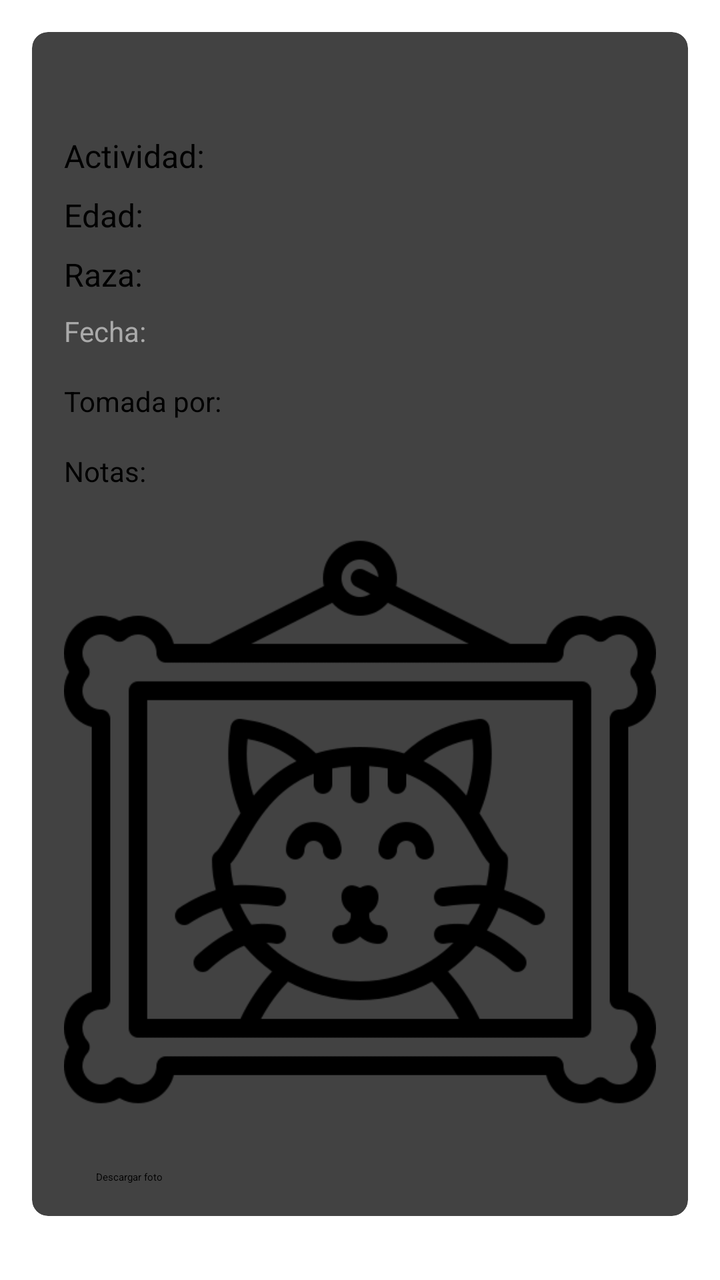
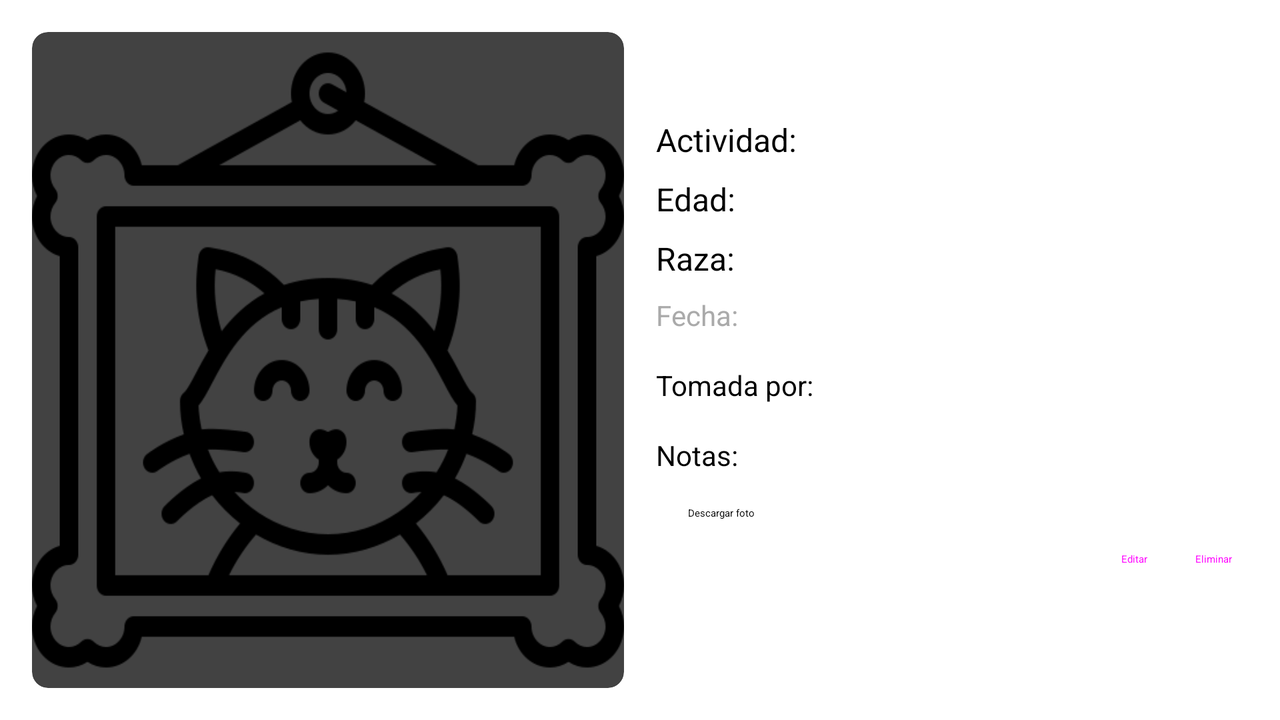

The same Android screen from two of the app's own layout files: first res/layout/ as a phone draws it, then the repository's variant for another configuration, drawn on a device whose configuration selects that folder. Both files follow.
<!-- AndroidManifest.xml: application theme Theme.Pawss -->
<!-- res/layout/dialog_post_details.xml -->
<?xml version="1.0" encoding="utf-8"?>
<LinearLayout xmlns:android="http://schemas.android.com/apk/res/android"
    xmlns:app="http://schemas.android.com/apk/res-auto"
    android:layout_width="match_parent"
    android:layout_height="wrap_content"
    android:orientation="vertical"
    android:padding="16dp">

    <androidx.cardview.widget.CardView
        android:layout_width="match_parent"
        android:layout_height="wrap_content"
        app:cardCornerRadius="8dp"
        app:cardElevation="4dp"
        android:layout_marginBottom="16dp">

        <LinearLayout
            android:layout_width="match_parent"
            android:layout_height="wrap_content"
            android:orientation="vertical"
            android:padding="16dp">

            <TextView
                android:id="@+id/tvPetName"
                android:layout_width="match_parent"
                android:layout_height="wrap_content"
                android:textSize="20sp"
                android:textStyle="bold"
                android:layout_marginBottom="8dp"/>

            <TextView
                android:id="@+id/tvPetType"
                android:layout_width="match_parent"
                android:layout_height="wrap_content"
                android:textSize="16sp"
                android:layout_marginBottom="8dp"
                android:text="Actividad: "/>

            <TextView
                android:id="@+id/tvPetAge"
                android:layout_width="match_parent"
                android:layout_height="wrap_content"
                android:textSize="16sp"
                android:layout_marginBottom="8dp"
                android:text="Edad: "/>

            <TextView
                android:id="@+id/tvPetBreed"
                android:layout_width="match_parent"
                android:layout_height="wrap_content"
                android:textSize="16sp"
                android:layout_marginBottom="8dp"
                android:text="Raza: "/>

            <TextView
                android:id="@+id/tvDate"
                android:layout_width="match_parent"
                android:layout_height="wrap_content"
                android:textSize="14sp"
                android:layout_marginBottom="16dp"
                android:textColor="@android:color/darker_gray"
                android:text="Fecha: "/>

            <TextView
                android:id="@+id/tvAuthor"
                android:layout_width="match_parent"
                android:layout_height="wrap_content"
                android:textSize="14sp"
                android:layout_marginBottom="16dp"
                android:text="Tomada por: "/>

            <TextView
                android:id="@+id/tvNotes"
                android:layout_width="match_parent"
                android:layout_height="wrap_content"
                android:textSize="14sp"
                android:layout_marginBottom="16dp"
                android:text="Notas: "/>

            <ImageView
                android:id="@+id/ivPetPhoto"
                android:layout_width="match_parent"
                android:layout_height="300dp"
                android:scaleType="centerCrop"
                android:layout_marginBottom="16dp"
                android:background="@drawable/photoframe"/>

            <Button
                android:id="@+id/btnDownload"
                android:layout_width="match_parent"
                android:layout_height="wrap_content"
                android:text="Descargar foto"
                android:layout_marginTop="8dp"
                style="@style/Widget.MaterialComponents.Button.OutlinedButton"/>

        </LinearLayout>
    </androidx.cardview.widget.CardView>

    <LinearLayout
        android:layout_width="match_parent"
        android:layout_height="wrap_content"
        android:orientation="horizontal"
        android:gravity="end">

        <Button
            android:id="@+id/btnEdit"
            android:layout_width="wrap_content"
            android:layout_height="wrap_content"
            android:text="Editar"
            android:layout_marginEnd="8dp"
            style="@style/Widget.MaterialComponents.Button.TextButton"/>

        <Button
            android:id="@+id/btnDelete"
            android:layout_width="wrap_content"
            android:layout_height="wrap_content"
            android:text="Eliminar"
            style="@style/Widget.MaterialComponents.Button.TextButton"/>
    </LinearLayout>
</LinearLayout>
<!-- resources referenced by this layout -->
<resources>
  <!-- drawable photoframe: png bitmap (drawable, 21356 bytes) -->
</resources>
<!-- res/layout-land/dialog_post_details.xml (the repository's variant of the layout above) -->
<!-- drawn on the phone turned sideways -->
<?xml version="1.0" encoding="utf-8"?>
<LinearLayout xmlns:android="http://schemas.android.com/apk/res/android"
    xmlns:app="http://schemas.android.com/apk/res-auto"
    android:layout_width="match_parent"
    android:layout_height="match_parent"
    android:orientation="horizontal"
    android:padding="16dp">

    <androidx.cardview.widget.CardView
        android:layout_width="0dp"
        android:layout_height="match_parent"
        android:layout_weight="1"
        app:cardCornerRadius="8dp"
        app:cardElevation="4dp"
        android:layout_marginEnd="16dp">

        <ImageView
            android:id="@+id/ivPetPhoto"
            android:layout_width="match_parent"
            android:layout_height="match_parent"
            android:scaleType="centerCrop"
            android:background="@drawable/photoframe"/>
    </androidx.cardview.widget.CardView>

    <ScrollView
        android:layout_width="0dp"
        android:layout_height="match_parent"
        android:layout_weight="1">

        <LinearLayout
            android:layout_width="match_parent"
            android:layout_height="wrap_content"
            android:orientation="vertical">

            <TextView
                android:id="@+id/tvPetName"
                android:layout_width="match_parent"
                android:layout_height="wrap_content"
                android:textSize="20sp"
                android:textStyle="bold"
                android:layout_marginBottom="16dp"/>

            <TextView
                android:id="@+id/tvPetType"
                android:layout_width="match_parent"
                android:layout_height="wrap_content"
                android:textSize="16sp"
                android:layout_marginBottom="8dp"
                android:text="Actividad: "/>

            <TextView
                android:id="@+id/tvPetAge"
                android:layout_width="match_parent"
                android:layout_height="wrap_content"
                android:textSize="16sp"
                android:layout_marginBottom="8dp"
                android:text="Edad: "/>

            <TextView
                android:id="@+id/tvPetBreed"
                android:layout_width="match_parent"
                android:layout_height="wrap_content"
                android:textSize="16sp"
                android:layout_marginBottom="8dp"
                android:text="Raza: "/>

            <TextView
                android:id="@+id/tvDate"
                android:layout_width="match_parent"
                android:layout_height="wrap_content"
                android:textSize="14sp"
                android:layout_marginBottom="16dp"
                android:textColor="@android:color/darker_gray"
                android:text="Fecha: "/>

            <TextView
                android:id="@+id/tvAuthor"
                android:layout_width="match_parent"
                android:layout_height="wrap_content"
                android:textSize="14sp"
                android:layout_marginBottom="16dp"
                android:text="Tomada por: "/>

            <TextView
                android:id="@+id/tvNotes"
                android:layout_width="match_parent"
                android:layout_height="wrap_content"
                android:textSize="14sp"
                android:layout_marginBottom="16dp"
                android:text="Notas: "/>

            <Button
                android:id="@+id/btnDownload"
                android:layout_width="match_parent"
                android:layout_height="wrap_content"
                android:text="Descargar foto"
                android:layout_marginBottom="16dp"
                style="@style/Widget.MaterialComponents.Button.OutlinedButton"/>

            <LinearLayout
                android:layout_width="match_parent"
                android:layout_height="wrap_content"
                android:orientation="horizontal"
                android:gravity="end">

                <Button
                    android:id="@+id/btnEdit"
                    android:layout_width="wrap_content"
                    android:layout_height="wrap_content"
                    android:text="Editar"
                    android:layout_marginEnd="8dp"
                    style="@style/Widget.MaterialComponents.Button.TextButton"/>

                <Button
                    android:id="@+id/btnDelete"
                    android:layout_width="wrap_content"
                    android:layout_height="wrap_content"
                    android:text="Eliminar"
                    style="@style/Widget.MaterialComponents.Button.TextButton"/>
            </LinearLayout>
        </LinearLayout>
    </ScrollView>
</LinearLayout>
